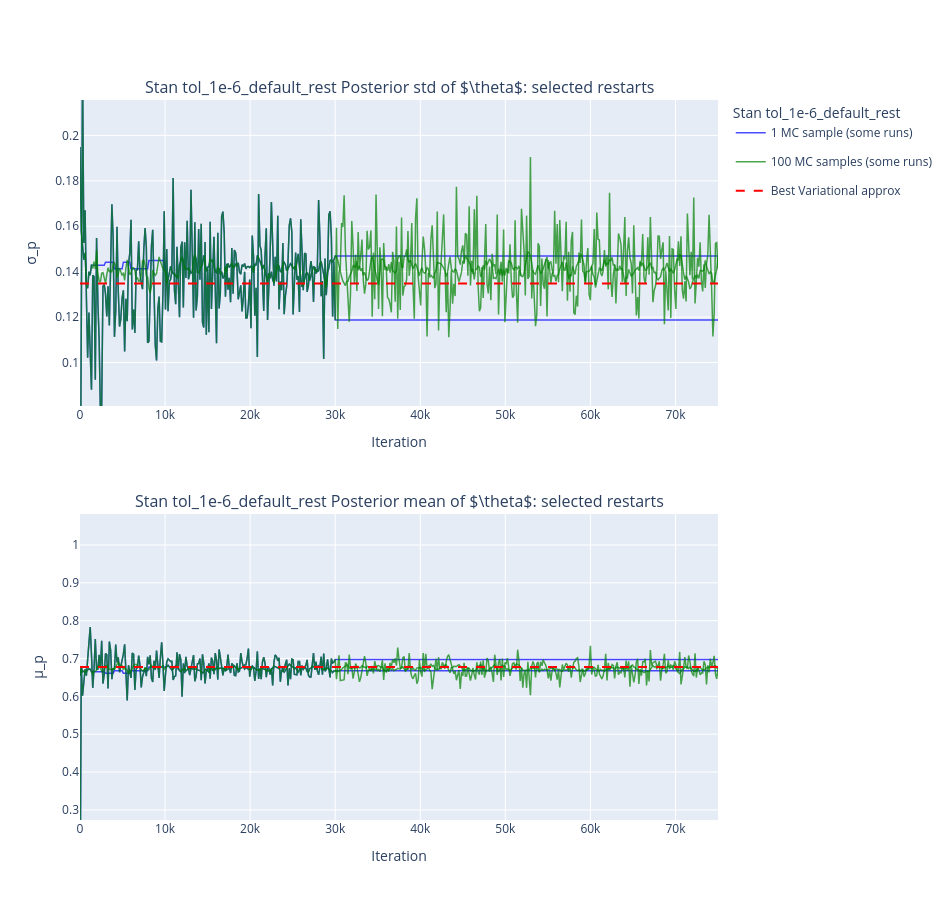
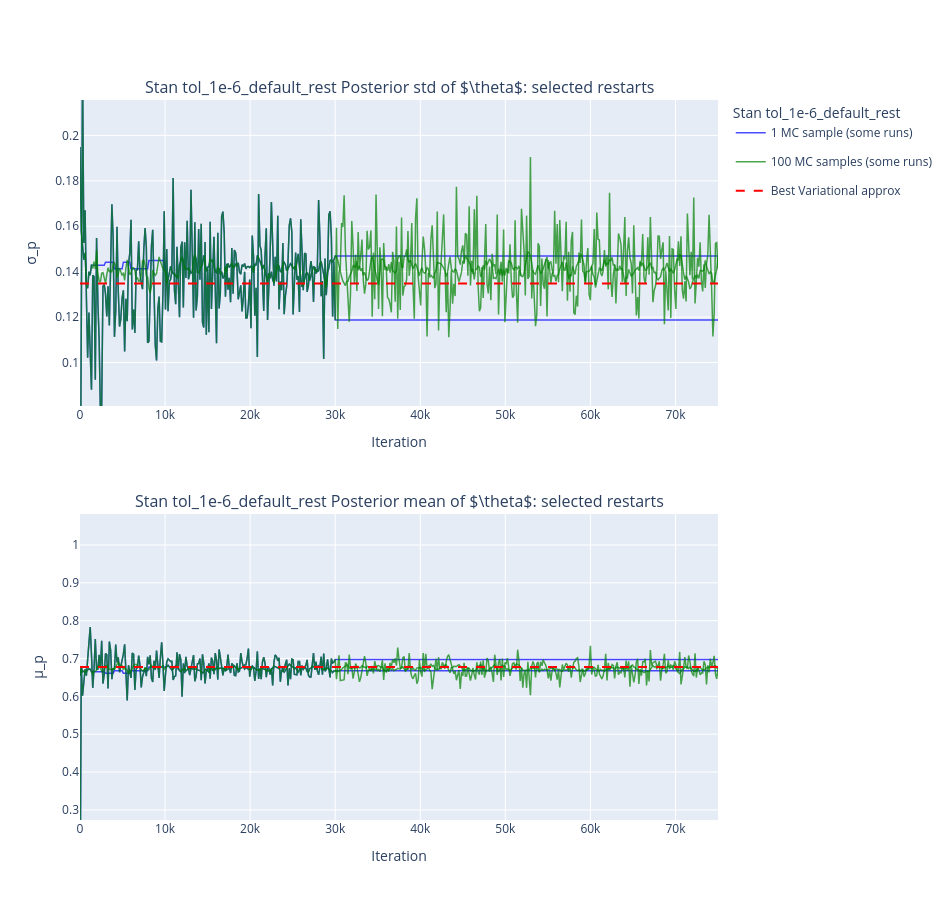

Source (notebook cell) for these figures, in order:
### Code cell
import pickle
import sys
from pathlib import Path
import numpy as np

REPO_ROOT = Path("/Users/madelynandersen/Documents/VB Bakeoff/simpleVI")
if str(REPO_ROOT) not in sys.path:
    sys.path.insert(0, str(REPO_ROOT))

from modulars.stan_rr_test import stan_result_by_scenario
from modulars.plot_rr import plot_a_few_trajectories_1d
from modulars.utils import load_config, load_best_values, logistic_moments

NB_DIR = REPO_ROOT / "single_MC/1dbeta_binomial/random_restarts"

config = load_config(NB_DIR / "../beta_config.json")
best_mu, best_std = load_best_values(config=config, transform=logistic_moments, n_samples=50_000, seed=1)

with open(NB_DIR / "stan_cmdstan_output/stan_result.pkl", "rb") as f:
    _main_result = pickle.load(f)
_by_scenario = stan_result_by_scenario(_main_result)
default_means, default_stds, default_iterations = _by_scenario["default"]

with open(NB_DIR / "tol_1e-6_default_rest_result.pkl", "rb") as f:
    _td_result = pickle.load(f)
_td_by_scenario = stan_result_by_scenario(_td_result)
td_means, td_stds, td_iterations = _td_by_scenario["tol_1e-6_default_rest"]

def downsample_and_extend(arr, factor, target_len):
    downsampled = arr[..., ::factor]
    n_have = downsampled.shape[-1]
    if n_have < target_len:
        pad = np.repeat(downsampled[..., -1:], target_len - n_have, axis=-1)
        downsampled = np.concatenate([downsampled, pad], axis=-1)
    return downsampled

projected_default_means = downsample_and_extend(default_means, 15, len(td_iterations))
projected_default_stds = downsample_and_extend(default_stds, 15, len(td_iterations))
plot_a_few_trajectories_1d(
    [projected_default_means, projected_default_stds], [td_means, td_stds],
    best_mu, best_std, r"$\theta$", k=2, N=min(default_means.shape[0], td_means.shape[0]),
    label_prefix="Stan tol_1e-6_default_rest ", x=td_iterations, backend="plotly",
)

### Figure 1 — Plotly figure (JSON) as saved in the notebook; plotly's stock layout.template omitted (floating-point values rounded to 4 significant figures; data arrays with more than 128 entries replaced by an {"elided": "..."} marker saying what was removed)
{"data": [{"legendgroup": "single", "line": {"color": "blue", "width": 1.5}, "mode": "lines", "name": "1 MC sample (some runs)", "opacity": 0.7, "showlegend": true, "type": "scatter", "x": {"elided": "501 int values"}, "xaxis": "x", "y": {"elided": "501 float values"}, "yaxis": "y"}, {"legendgroup": "single", "line": {"color": "blue", "width": 1.5}, "mode": "lines", "name": "1 MC sample (some runs)", "opacity": 0.7, "showlegend": false, "type": "scatter", "x": {"elided": "501 int values"}, "xaxis": "x", "y": {"elided": "501 float values"}, "yaxis": "y"}, {"legendgroup": "multi", "line": {"color": "green", "width": 1.5}, "mode": "lines", "name": "100 MC samples (some runs)", "opacity": 0.7, "showlegend": true, "type": "scatter", "x": {"elided": "501 int values"}, "xaxis": "x", "y": {"elided": "501 float values"}, "yaxis": "y"}, {"legendgroup": "multi", "line": {"color": "green", "width": 1.5}, "mode": "lines", "name": "100 MC samples (some runs)", "opacity": 0.7, "showlegend": false, "type": "scatter", "x": {"elided": "501 int values"}, "xaxis": "x", "y": {"elided": "501 float values"}, "yaxis": "y"}, {"legendgroup": "single", "line": {"color": "blue", "width": 1.5}, "mode": "lines", "name": "1 MC sample (some runs)", "opacity": 0.7, "showlegend": false, "type": "scatter", "x": {"elided": "501 int values"}, "xaxis": "x2", "y": {"elided": "501 float values"}, "yaxis": "y2"}, {"legendgroup": "single", "line": {"color": "blue", "width": 1.5}, "mode": "lines", "name": "1 MC sample (some runs)", "opacity": 0.7, "showlegend": false, "type": "scatter", "x": {"elided": "501 int values"}, "xaxis": "x2", "y": {"elided": "501 float values"}, "yaxis": "y2"}, {"legendgroup": "multi", "line": {"color": "green", "width": 1.5}, "mode": "lines", "name": "100 MC samples (some runs)", "opacity": 0.7, "showlegend": false, "type": "scatter", "x": {"elided": "501 int values"}, "xaxis": "x2", "y": {"elided": "501 float values"}, "yaxis": "y2"}, {"legendgroup": "multi", "line": {"color": "green", "width": 1.5}, "mode": "lines", "name": "100 MC samples (some runs)", "opacity": 0.7, "showlegend": false, "type": "scatter", "x": {"elided": "501 int values"}, "xaxis": "x2", "y": {"elided": "501 float values"}, "yaxis": "y2"}, {"line": {"color": "red", "dash": "dash"}, "mode": "lines", "name": "Best Variational approx", "type": "scatter", "x": [null], "xaxis": "x", "y": [null], "yaxis": "y"}], "layout": {"annotations": [{"font": {"size": 16}, "showarrow": false, "text": "Stan tol_1e-6_default_rest Posterior std of $\\theta$: selected restarts", "x": 0.5, "xanchor": "center", "xref": "paper", "y": 1.0, "yanchor": "bottom", "yref": "paper"}, {"font": {"size": 16}, "showarrow": false, "text": "Stan tol_1e-6_default_rest Posterior mean of $\\theta$: selected restarts", "x": 0.5, "xanchor": "center", "xref": "paper", "y": 0.425, "yanchor": "bottom", "yref": "paper"}], "height": 900, "legend": {"title": {"text": "Stan tol_1e-6_default_rest "}}, "shapes": [{"line": {"color": "red", "dash": "dash"}, "type": "line", "x0": 0, "x1": 1, "xref": "x domain", "y0": 0.1347, "y1": 0.1347, "yref": "y"}, {"line": {"color": "red", "dash": "dash"}, "type": "line", "x0": 0, "x1": 1, "xref": "x2 domain", "y0": 0.6776, "y1": 0.6776, "yref": "y2"}], "width": 950, "xaxis": {"anchor": "y", "domain": [0.0, 1.0], "title": {"text": "Iteration"}}, "xaxis2": {"anchor": "y2", "domain": [0.0, 1.0], "title": {"text": "Iteration"}}, "yaxis": {"anchor": "x", "domain": [0.575, 1.0], "range": [0.08085, 0.2156], "title": {"text": "σ_p"}}, "yaxis2": {"anchor": "x2", "domain": [0.0, 0.425], "range": [0.2734, 1.082], "title": {"text": "μ_p"}}}}

### Figure 2 — Plotly figure (JSON) as saved in the notebook; plotly's stock layout.template omitted (floating-point values rounded to 4 significant figures; data arrays with more than 128 entries replaced by an {"elided": "..."} marker saying what was removed)
{"data": [{"legendgroup": "single", "line": {"color": "blue", "width": 1.5}, "mode": "lines", "name": "1 MC sample (some runs)", "opacity": 0.7, "showlegend": true, "type": "scatter", "x": {"elided": "501 int values"}, "xaxis": "x", "y": {"elided": "501 float values"}, "yaxis": "y"}, {"legendgroup": "single", "line": {"color": "blue", "width": 1.5}, "mode": "lines", "name": "1 MC sample (some runs)", "opacity": 0.7, "showlegend": false, "type": "scatter", "x": {"elided": "501 int values"}, "xaxis": "x", "y": {"elided": "501 float values"}, "yaxis": "y"}, {"legendgroup": "multi", "line": {"color": "green", "width": 1.5}, "mode": "lines", "name": "100 MC samples (some runs)", "opacity": 0.7, "showlegend": true, "type": "scatter", "x": {"elided": "501 int values"}, "xaxis": "x", "y": {"elided": "501 float values"}, "yaxis": "y"}, {"legendgroup": "multi", "line": {"color": "green", "width": 1.5}, "mode": "lines", "name": "100 MC samples (some runs)", "opacity": 0.7, "showlegend": false, "type": "scatter", "x": {"elided": "501 int values"}, "xaxis": "x", "y": {"elided": "501 float values"}, "yaxis": "y"}, {"legendgroup": "single", "line": {"color": "blue", "width": 1.5}, "mode": "lines", "name": "1 MC sample (some runs)", "opacity": 0.7, "showlegend": false, "type": "scatter", "x": {"elided": "501 int values"}, "xaxis": "x2", "y": {"elided": "501 float values"}, "yaxis": "y2"}, {"legendgroup": "single", "line": {"color": "blue", "width": 1.5}, "mode": "lines", "name": "1 MC sample (some runs)", "opacity": 0.7, "showlegend": false, "type": "scatter", "x": {"elided": "501 int values"}, "xaxis": "x2", "y": {"elided": "501 float values"}, "yaxis": "y2"}, {"legendgroup": "multi", "line": {"color": "green", "width": 1.5}, "mode": "lines", "name": "100 MC samples (some runs)", "opacity": 0.7, "showlegend": false, "type": "scatter", "x": {"elided": "501 int values"}, "xaxis": "x2", "y": {"elided": "501 float values"}, "yaxis": "y2"}, {"legendgroup": "multi", "line": {"color": "green", "width": 1.5}, "mode": "lines", "name": "100 MC samples (some runs)", "opacity": 0.7, "showlegend": false, "type": "scatter", "x": {"elided": "501 int values"}, "xaxis": "x2", "y": {"elided": "501 float values"}, "yaxis": "y2"}, {"line": {"color": "red", "dash": "dash"}, "mode": "lines", "name": "Best Variational approx", "type": "scatter", "x": [null], "xaxis": "x", "y": [null], "yaxis": "y"}], "layout": {"annotations": [{"font": {"size": 16}, "showarrow": false, "text": "Stan tol_1e-6_default_rest Posterior std of $\\theta$: selected restarts", "x": 0.5, "xanchor": "center", "xref": "paper", "y": 1.0, "yanchor": "bottom", "yref": "paper"}, {"font": {"size": 16}, "showarrow": false, "text": "Stan tol_1e-6_default_rest Posterior mean of $\\theta$: selected restarts", "x": 0.5, "xanchor": "center", "xref": "paper", "y": 0.425, "yanchor": "bottom", "yref": "paper"}], "height": 900, "legend": {"title": {"text": "Stan tol_1e-6_default_rest "}}, "shapes": [{"line": {"color": "red", "dash": "dash"}, "type": "line", "x0": 0, "x1": 1, "xref": "x domain", "y0": 0.1347, "y1": 0.1347, "yref": "y"}, {"line": {"color": "red", "dash": "dash"}, "type": "line", "x0": 0, "x1": 1, "xref": "x2 domain", "y0": 0.6776, "y1": 0.6776, "yref": "y2"}], "width": 950, "xaxis": {"anchor": "y", "domain": [0.0, 1.0], "title": {"text": "Iteration"}}, "xaxis2": {"anchor": "y2", "domain": [0.0, 1.0], "title": {"text": "Iteration"}}, "yaxis": {"anchor": "x", "domain": [0.575, 1.0], "range": [0.08085, 0.2156], "title": {"text": "σ_p"}}, "yaxis2": {"anchor": "x2", "domain": [0.0, 0.425], "range": [0.2734, 1.082], "title": {"text": "μ_p"}}}}
